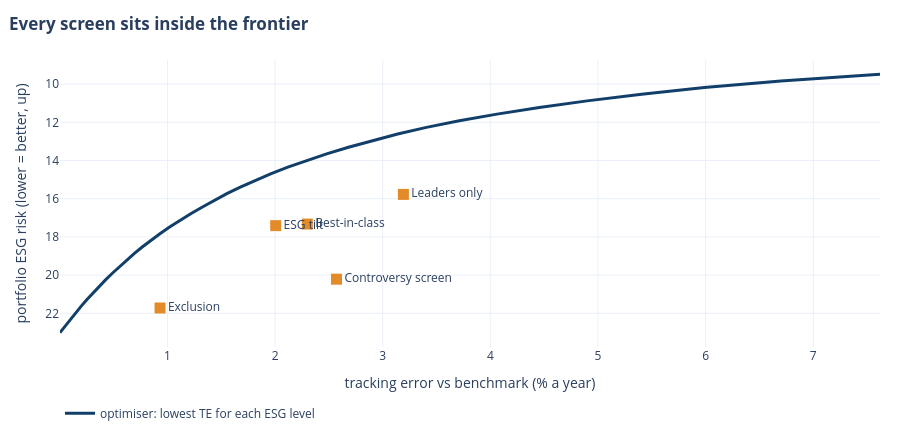
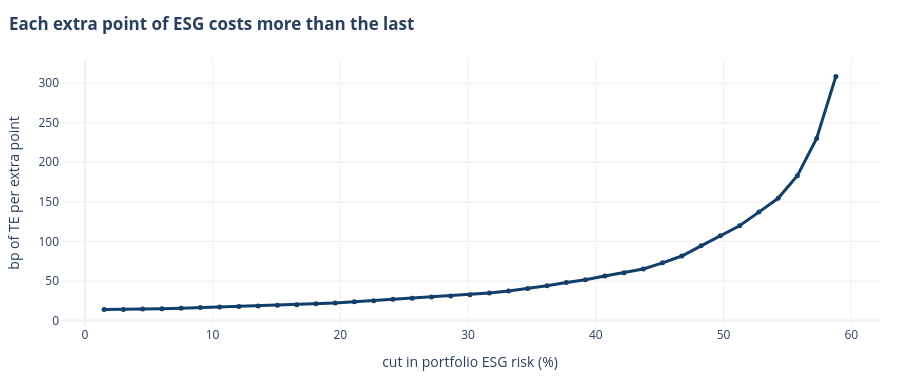

Notebook code for these charts, in order:
### Markdown cell above
**Every screen pays more than it needs to.** The optimiser buys each fund's ESG score at a fraction of the
tracking error, and keeps more of the benchmark's diversification. Screens are blunt; the optimiser is told
the price of every stock it drops.

## 3. The frontier and the price curve

Forty optimisations, from the benchmark's ESG level down to near the lowest attainable. This takes a few
seconds.

### Code cell
fr = ep.frontier(uni)
ep.fig_frontier(uni, fr, funds).show()
ep.fig_price_curve(fr, uni.b @ uni.r).show()
print(f"Marginal price near the benchmark: {fr['marginal TE per point (bp)'].iloc[1]:.0f} bp per point; "
      f"at the extreme: {fr['marginal TE per point (bp)'].iloc[-1]:.0f} bp per point")

### Figure 1 — Plotly figure (JSON) as saved in the notebook; plotly's stock layout.template omitted (floating-point values rounded to 4 significant figures)
{"data": [{"line": {"color": "#123F69", "width": 3}, "mode": "lines", "name": "optimiser: lowest TE for each ESG level", "type": "scatter", "x": [0.001834, 0.0481, 0.0965, 0.1459, 0.1971, 0.2503, 0.306, 0.3642, 0.425, 0.4881, 0.5538, 0.622, 0.6933, 0.7687, 0.8485, 0.9332, 1.023, 1.119, 1.22, 1.325, 1.435, 1.552, 1.677, 1.812, 1.958, 2.118, 2.292, 2.479, 2.682, 2.899, 3.139, 3.406, 3.711, 4.061, 4.455, 4.899, 5.405, 5.988, 6.699, 7.62], "y": [23.01, 22.68, 22.33, 21.98, 21.64, 21.29, 20.94, 20.6, 20.25, 19.9, 19.55, 19.21, 18.86, 18.51, 18.17, 17.82, 17.47, 17.12, 16.78, 16.43, 16.08, 15.74, 15.39, 15.04, 14.7, 14.35, 14.0, 13.65, 13.31, 12.96, 12.61, 12.27, 11.92, 11.57, 11.22, 10.88, 10.53, 10.18, 9.836, 9.489]}, {"hovertemplate": "Exclusion<br>TE %{x:.2f}%<br>ESG %{y:.2f}<extra></extra>", "marker": {"color": "#E38B29", "size": 11, "symbol": "square"}, "mode": "markers+text", "showlegend": false, "text": ["Exclusion"], "textposition": "middle right", "type": "scatter", "x": [0.9314], "y": [21.72]}, {"hovertemplate": "Controversy screen<br>TE %{x:.2f}%<br>ESG %{y:.2f}<extra></extra>", "marker": {"color": "#E38B29", "size": 11, "symbol": "square"}, "mode": "markers+text", "showlegend": false, "text": ["Controversy screen"], "textposition": "middle right", "type": "scatter", "x": [2.571], "y": [20.21]}, {"hovertemplate": "Best-in-class<br>TE %{x:.2f}%<br>ESG %{y:.2f}<extra></extra>", "marker": {"color": "#E38B29", "size": 11, "symbol": "square"}, "mode": "markers+text", "showlegend": false, "text": ["Best-in-class"], "textposition": "middle right", "type": "scatter", "x": [2.3], "y": [17.33]}, {"hovertemplate": "ESG tilt<br>TE %{x:.2f}%<br>ESG %{y:.2f}<extra></extra>", "marker": {"color": "#E38B29", "size": 11, "symbol": "square"}, "mode": "markers+text", "showlegend": false, "text": ["ESG tilt"], "textposition": "middle right", "type": "scatter", "x": [2.006], "y": [17.41]}, {"hovertemplate": "Leaders only<br>TE %{x:.2f}%<br>ESG %{y:.2f}<extra></extra>", "marker": {"color": "#E38B29", "size": 11, "symbol": "square"}, "mode": "markers+text", "showlegend": false, "text": ["Leaders only"], "textposition": "middle right", "type": "scatter", "x": [3.192], "y": [15.77]}], "layout": {"font": {"size": 12}, "height": 440, "legend": {"orientation": "h", "y": -0.18}, "margin": {"b": 50, "l": 60, "r": 20, "t": 60}, "title": {"text": "<b>Every screen sits inside the frontier</b>", "x": 0.01}, "xaxis": {"title": {"text": "tracking error vs benchmark (% a year)"}}, "yaxis": {"autorange": "reversed", "title": {"text": "portfolio ESG risk (lower = better, up)"}}}}

### Figure 2 — Plotly figure (JSON) as saved in the notebook; plotly's stock layout.template omitted (floating-point values rounded to 4 significant figures)
{"data": [{"line": {"color": "#123F69", "width": 3}, "marker": {"size": 5}, "mode": "lines+markers", "type": "scatter", "x": [1.508, 3.015, 4.522, 6.03, 7.537, 9.045, 10.55, 12.06, 13.57, 15.07, 16.58, 18.09, 19.6, 21.1, 22.61, 24.12, 25.63, 27.13, 28.64, 30.15, 31.66, 33.16, 34.67, 36.18, 37.69, 39.19, 40.7, 42.21, 43.72, 45.22, 46.73, 48.24, 49.75, 51.25, 52.76, 54.27, 55.78, 57.28, 58.79], "y": [13.91, 14.09, 14.56, 15.09, 15.67, 16.44, 17.15, 17.87, 18.57, 19.3, 20.06, 21.13, 22.31, 23.68, 25.21, 26.84, 28.37, 29.66, 30.93, 32.53, 34.79, 37.42, 40.47, 44.04, 48.07, 51.71, 56.33, 60.42, 65.27, 72.92, 81.56, 94.43, 107.2, 119.8, 137.1, 154.4, 183.0, 230.2, 308.5]}], "layout": {"font": {"size": 12}, "height": 380, "legend": {"orientation": "h", "y": -0.18}, "margin": {"b": 50, "l": 60, "r": 20, "t": 60}, "title": {"text": "<b>Each extra point of ESG costs more than the last</b>", "x": 0.01}, "xaxis": {"title": {"text": "cut in portfolio ESG risk (%)"}}, "yaxis": {"title": {"text": "bp of TE per extra point"}}}}
